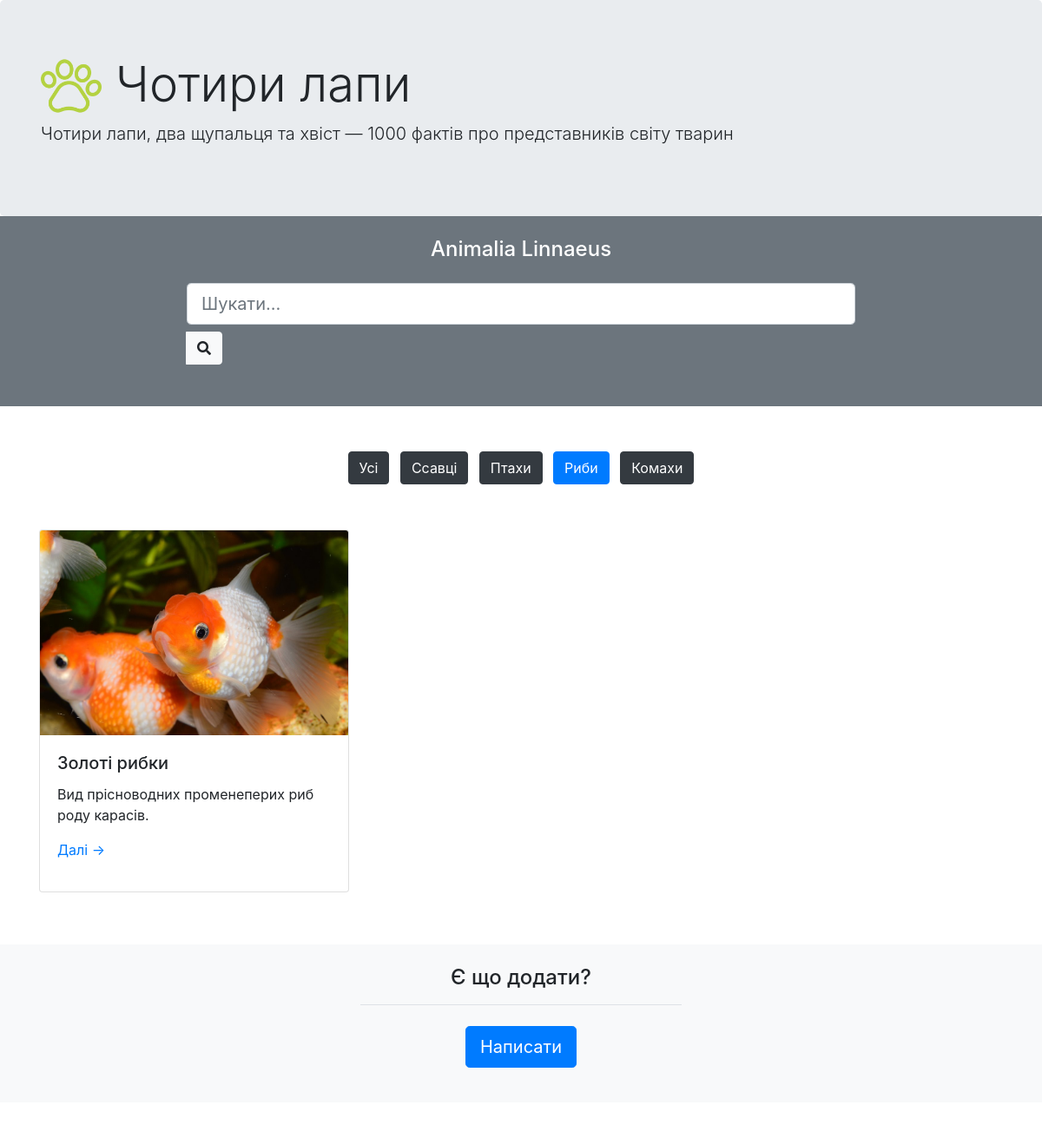
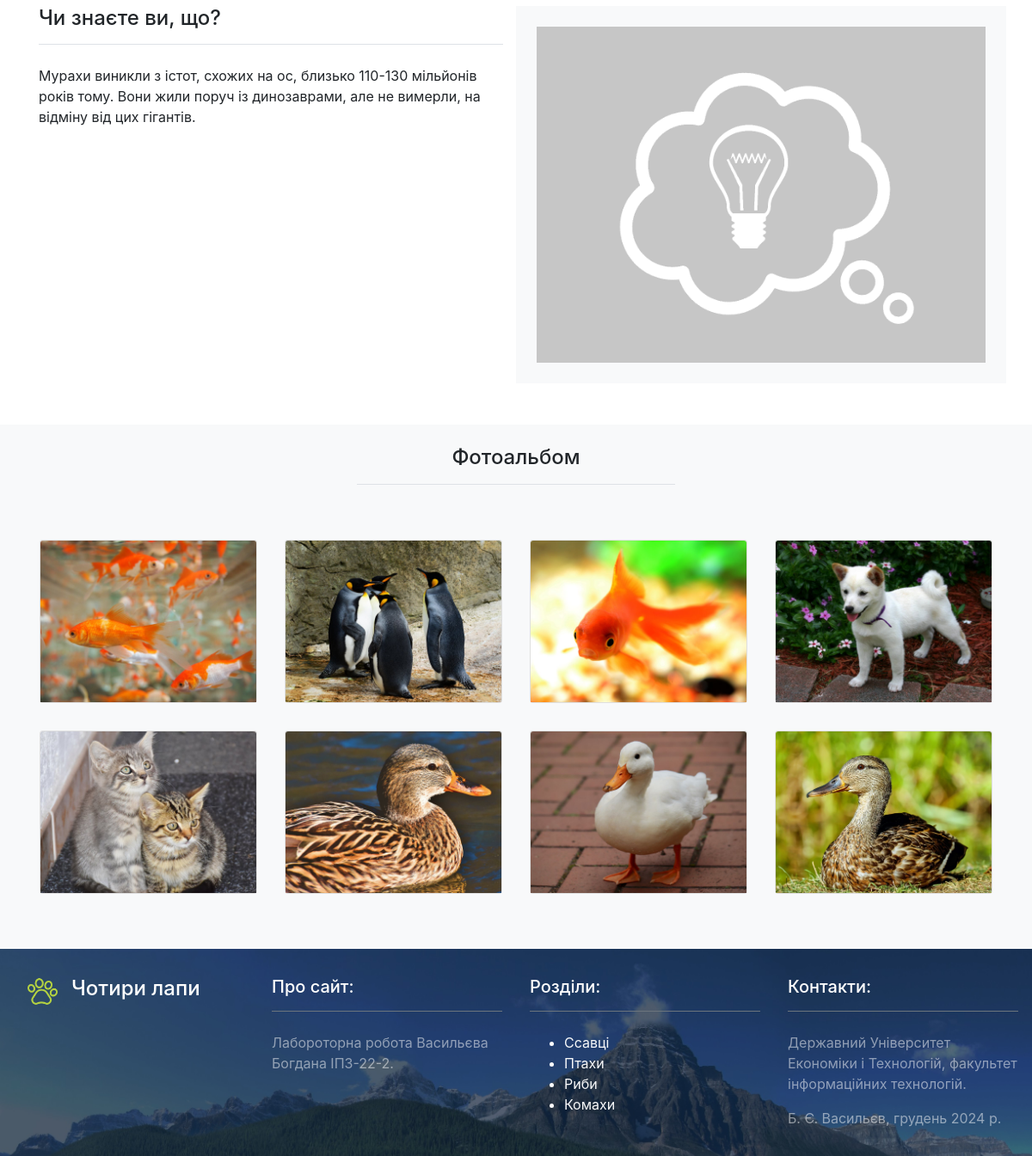
/?cat=4, run on the app's committed database (2 pictures, top to bottom).
### tables this page shows
CREATE TABLE IF NOT EXISTS `categories` (
  `id` bigint(20) NOT NULL AUTO_INCREMENT,
  `name` varchar(200) NOT NULL,
  `description` text,
  `ordered` int(11) DEFAULT NULL,
  PRIMARY KEY (`id`),
  KEY `id` (`id`)
);

CREATE TABLE IF NOT EXISTS `pages` (
  `id` bigint(20) NOT NULL AUTO_INCREMENT,
  `title` text NOT NULL,
  `description` text,
  `content` text NOT NULL,
  `category` bigint(20) NOT NULL,
  `image` varchar(200) DEFAULT NULL,
  PRIMARY KEY (`id`)
);

CREATE TABLE IF NOT EXISTS `interestings` (
  `id` bigint(20) NOT NULL AUTO_INCREMENT,
  `text` text NOT NULL,
  `image` varchar(200) DEFAULT NULL,
  PRIMARY KEY (`id`)
);

CREATE TABLE IF NOT EXISTS `photos` (
  `id` bigint(20) NOT NULL AUTO_INCREMENT,
  `file` varchar(200) NOT NULL,
  `page` bigint(20) NOT NULL,
  PRIMARY KEY (`id`)
);

### homepage.php (the view)
<div class="container-fluid">
    <div class="row justify-content-center bg-secondary">
        <div class="col-md-8 text-white text-center">
            <h4 class="m-4">Animalia Linnaeus</h4>
            <div class="input-group mt-4 mb-5">
                <label class="w-100">
                    <input class="form-control form-control-lg" type="text" placeholder="Шукати...">
                </label>
                <div class="input-group-append">
                    <button class="btn btn-light" type="button" id="button-addon2"><i class="fas fa-search"></i></button>
                </div>
            </div>
        </div>
    </div>
    <div class="row">
        <div class="col text-center pt-5">
            <?php  $class = ($cat_id == 0) ? 'btn-primary' : 'btn-dark'; ?>
            <a class="btn m-1 <?php echo $class; ?>" href="." role="button">Усі</a>
            <?php
                $result = $mysqli->query("SELECT * FROM categories ORDER BY ordered");
                while ( $row = $result->fetch_assoc() ) :
                    $class = ( $cat_id == $row['id'] ) ? 'btn-primary' : 'btn-dark';
            ?>
            <a class="btn m-1 <?php echo $class; ?>" href="?cat=<?php echo $row['id']; ?>" role="button"><?php echo $row['name']; ?></a>
            <?php
                endwhile;
            ?>
        </div>
    </div>
</div>
<div class="container mt-5">
    <div class="card-columns">
        <?php
            $sql = "SELECT * FROM pages";
            if ( $cat_id ) $sql .= " WHERE category=$cat_id";
            $result = $mysqli->query( $sql );
            while ( $row = $result->fetch_assoc() ) :
        ?>
        <div class="card">
            <a href="?page=<?php echo $row['id']; ?>"><img src="images/<?php echo $row['image']; ?>" class="card-img-top" alt=""></a>
            <div class="card-body">
                <h5 class="card-title"><?php echo $row['title']; ?></h5>
                <p class="card-text"><?php echo $row['description']; ?></p>
                <p><a href="?page=<?php echo $row['id']; ?>">Далі &rarr;</a>
            </div>
        </div>
        <?php
            endwhile;
        ?>
    </div>
</div>
<div class="container-fluid mt-5">
    <div class="row justify-content-center bg-light">
        <div class="col-md-4 text-center m-4">
            <h4 class="border-bottom pb-3 mb-4">Є що додати?</h4>
            <p><a href="https://t.me/psvvm" class="btn btn-primary btn-lg">Написати</a></p>
        </div>
    </div>
</div>
<?php
    $result = $mysqli->query( "SELECT * FROM interestings ORDER by rand() LIMIT 1" );
    $row = $result->fetch_assoc();
?>
<div class="container mt-5">
    <div class="row">
        <div class="col-md-6">
            <h4 class="border-bottom pb-3 mb-4">Чи знаєте ви, що?</h4>
            <p><?php echo $row['text']; ?></p>
        </div>
        <div class="col-md-6 bg-light p-4">
            <img src="interface/idea.png" class="img-fluid" alt="">
        </div>
    </div>
</div>
<div class="bg-light">
    <div class="container-fluid mt-5">
        <div class="row justify-content-center bg-light">
            <div class="col-4 text-center m-4">
                <h4 class="border-bottom pb-3 mb-4">Фотоальбом</h4>
            </div>
        </div>
    </div>
    <div class="container pb-5">
        <div class="row">
            <?php
            $result = $mysqli->query( "SELECT * FROM photos ORDER BY rand() LIMIT 8" );
            while ( $row = $result->fetch_assoc() ) :
                ?>
                <div class="col-12 col-sm-6 col-lg-4 col-xl-3 p-3">
                    <div class="card m-0">
                        <img src="images/<?php echo $row['file']; ?>" class="card-img-top" alt="">
                    </div>
                </div>
            <?php
            endwhile;
            ?>
        </div>
    </div>
</div>

### data on the page
categories: name "Ссавці"
categories: name "Птахи"
categories: name "Риби"
categories: name "Комахи"
pages: image (picture), title "Золоті рибки", description "Вид прісноводних променеперих риб роду карасів."
interestings: text "Мурахи виникли з істот, схожих на ос, близько 110-130 мільйонів років тому. Вони жили поруч із динозаврами, але не вимерли, на відміну від цих гігантів."
photos: file (picture)
photos: file (picture)
photos: file (picture)
photos: file (picture)
photos: file (picture)
photos: file (picture)
photos: file (picture)
photos: file (picture)
